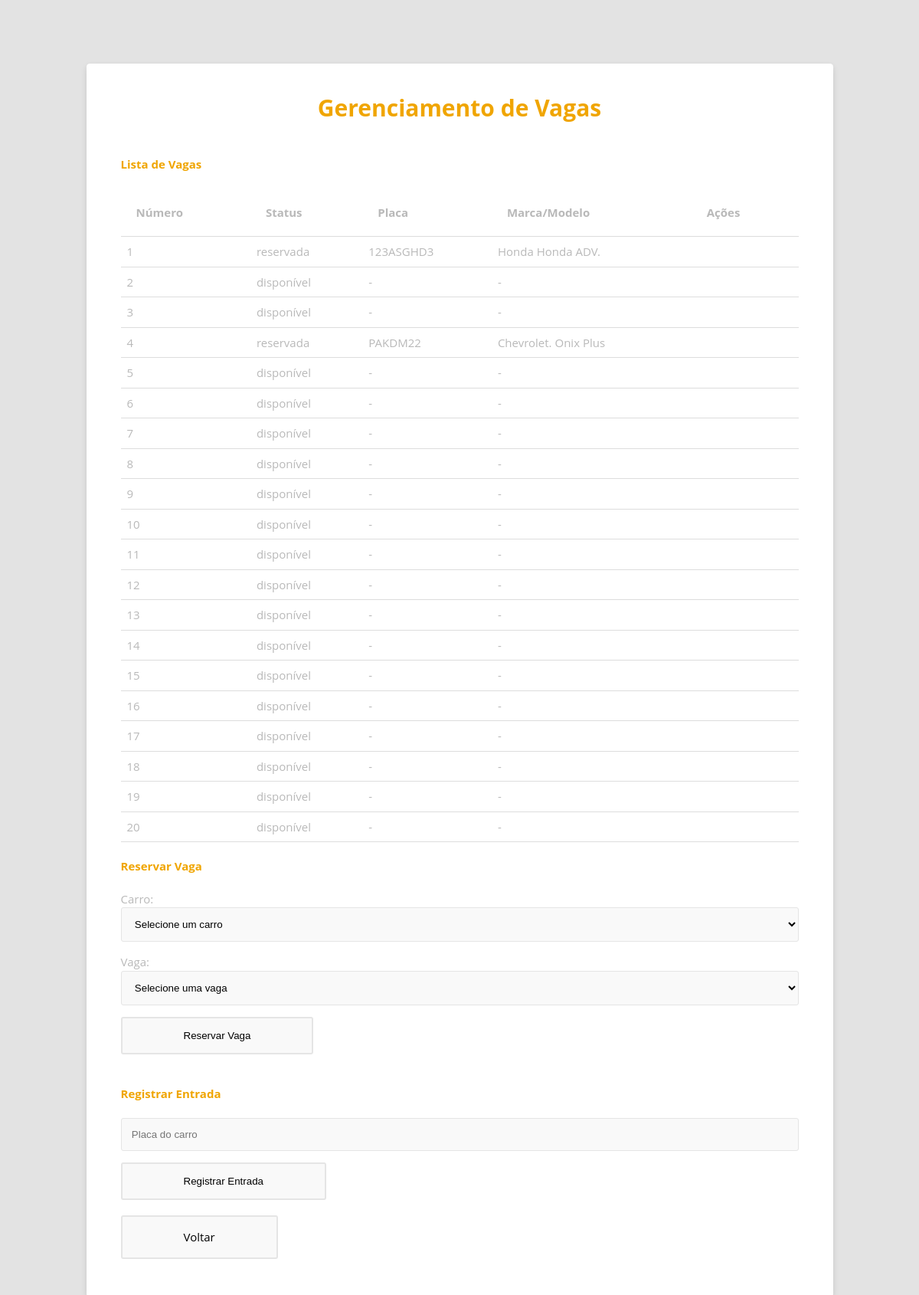
The page /gerenciar_vagas on the database its author committed.
### tables this page shows
CREATE TABLE vaga (
            id INTEGER PRIMARY KEY AUTOINCREMENT,
            numero INTEGER NOT NULL UNIQUE,
            status TEXT NOT NULL DEFAULT 'disponível',
            carro_id INTEGER,
            FOREIGN KEY (carro_id) REFERENCES carro(id)
        );

CREATE TABLE carro (
            id INTEGER PRIMARY KEY AUTOINCREMENT,
            placa TEXT NOT NULL UNIQUE,
            marca TEXT NOT NULL,
            modelo TEXT NOT NULL,
            ano INTEGER NOT NULL,
            vaga_id INTEGER,
            FOREIGN KEY (vaga_id) REFERENCES vaga(id)
        );

### app.py (the view)
@app.route('/gerenciar_vagas')
def gerenciar_vagas():
    conectar = conectar_db()
    cursor = conectar.cursor()
    cursor.execute("SELECT * FROM vaga")
    vagas = cursor.fetchall()
    cursor.execute("SELECT * FROM carro WHERE vaga_id IS NULL")
    carros_disponiveis = cursor.fetchall()
    cursor.execute("SELECT * FROM carro ")
    todos_carros = cursor.fetchall()
    conectar.close()
    return render_template('gerenciar_vagas.html',
                         vagas=vagas,
                         todos_carros=todos_carros,
                         carros_disponiveis= carros_disponiveis,
                         datetime=datetime)

### app.py (called while the page is built)
def conectar_db():
    return sqlite3.connect('crud.db')

### templates/gerenciar_vagas.html (shortened to what this page needs)
<!DOCTYPE html>
<html lang="pt-br">
<head>
  <link rel="stylesheet" href="/static/css/styles.css" />
  <link rel="stylesheet" href="https://cdnjs.cloudflare.com/ajax/libs/font-awesome/6.4.2/css/all.min.css" />
</head>
<body>
  <div class="container">
    <div class="title">
      <h1>Gerenciamento de Vagas</h1>
    </div>
    <div class="row">
      <h4>Lista de Vagas</h4>
      <table>
        <thead>
          <tr>
            <th>Número</th>
            <th>Status</th>
            <th>Placa</th>
            <th>Marca/Modelo</th>
            <th>Ações</th>
          </tr>
        </thead>
        <tbody>
          {% for vaga in vagas %}
          <tr>
            <td>{{ vaga[1] }}</td>
            <td>{{ vaga[2] }}</td>
            <td>
              {% if vaga[3] %}
              {% for carro in todos_carros if carro[0] == vaga[3] %}
              {{ carro[1] }}
              {% endfor %}
              {% else %}
              -
              {% endif %}
            </td>
            <td>
              {% if vaga[3] %}
              {% for carro in todos_carros if carro[0] == vaga[3] %}
              {{ carro[2] }} {{ carro[3] }}
              {% endfor %}
              {% else %}
              -
              {% endif %}
            </td>
            <td>
            </td>
          </tr>
          {% endfor %}
        </tbody>
      </table>
    </div>
    <div class="row">
      <h4>Reservar Vaga</h4>
      <form action="/reservar_vaga" method="post">
        <div class="input-group">
          <label for="carro_id">Carro:</label>
          <select name="carro_id" id="carro_id" required>
            <option value="">Selecione um carro</option>
          </select>
        </div>
        <div class="input-group">
          <label for="vaga_id">Vaga:</label>
          <select name="vaga_id" id="vaga_id" required>
            <option value="">Selecione uma vaga</option>
          </select>
        </div>
        <button type="submit" class="btn-option">Reservar Vaga</button>
      </form>
    </div>
    <div class="row">
      <h4>Registrar Entrada</h4>
      <form action="/registrar_entrada" method="post">
        <div class="input-group">
          <input type="text" name="placa" placeholder="Placa do carro" required />
        </div>
        <button type="submit" class="btn-option">Registrar Entrada</button>
      </form>
    </div>
    <div class="row">
      <a href="/" class="btn-option">Voltar</a>
    </div>
  </div>
</body>
</html>

### static/css/styles.css (style rules this page uses)
:root { --primary-color: #f0a500; --primary-dark: #bd8200; --text-color: #b9b9b9; --background: #e3e3e3; --white: #fff; --light-gray: #f9f9f9; --border-color: #e5e5e5; --success: #4caf50; --success-hover: #45a049; --danger: #f44336; --danger-hover: #d32f2f; --available: #d4edda; --occupied: #f8d7da; --reserved: #fff3cd; --shadow: 0px 3px 10px -2px rgba(0, 0, 0, 0.2); --transition: all 0.35s ease-in-out; }
*, *::before, *::after { box-sizing: border-box; }
body { padding: 5em; font: 15px/1.5 "Open Sans", "Helvetica Neue", Helvetica, Arial, sans-serif; color: var(--text-color); background-color: var(--background); }
h1, h4 { color: var(--primary-color); }
h1 { display: flex; align-items: center; justify-content: center; }
.container { max-width: 65em; padding: 1em 3em 2em; margin: 0 auto; background-color: var(--white); border-radius: 4.2px; box-shadow: var(--shadow); }
input, select, select option, .table-input { width: 100%; padding: 1em; background-color: var(--light-gray); border: 1px solid var(--border-color); border-radius: 3px; transition: var(--transition); }
select { height: 3.4em; line-height: 2; }
select option { background-color: var(--primary-color); color: var(--white); }
.input-group { margin-bottom: 1em; zoom: 1; }
.input-group:before, .input-group:after { content: ""; display: table; }
.input-group:after { clear: both; }
.btn-option, .btn-small { border-radius: 3px; cursor: pointer; transition: var(--transition); }
.btn-option { padding: 15px 80px; margin-bottom: 20px; background-color: var(--light-gray); border: 2px solid var(--border-color); display: inline-block; align-items: center; justify-content: center; text-decoration: none; color: #000; }
table { width: 100%; border-collapse: collapse; margin-top: 20px; text-align: left; }
th, td { padding: 8px; text-align: left; border-bottom: 1px solid #ddd; }
th { padding: 20px; }
.row { zoom: 1; }
.row:before, .row:after { content: ""; display: table; }
.row:after { clear: both; }

### rows shown on the page
vaga: numero "1", status "reservada"
carro: placa "123ASGHD3", marca "Honda", modelo "Honda ADV."
vaga: numero "2", status "disponível"
vaga: numero "3", status "disponível"
vaga: numero "4", status "reservada"
carro: placa "PAKDM22", marca "Chevrolet.", modelo "Onix Plus"
vaga: numero "5", status "disponível"
vaga: numero "6", status "disponível"
vaga: numero "7", status "disponível"
vaga: numero "8", status "disponível"
vaga: numero "9", status "disponível"
vaga: numero "10", status "disponível"
vaga: numero "11", status "disponível"
vaga: numero "12", status "disponível"
vaga: numero "13", status "disponível"
vaga: numero "14", status "disponível"
vaga: numero "15", status "disponível"
vaga: numero "16", status "disponível"
vaga: numero "17", status "disponível"
vaga: numero "18", status "disponível"
vaga: numero "19", status "disponível"
vaga: numero "20", status "disponível"
